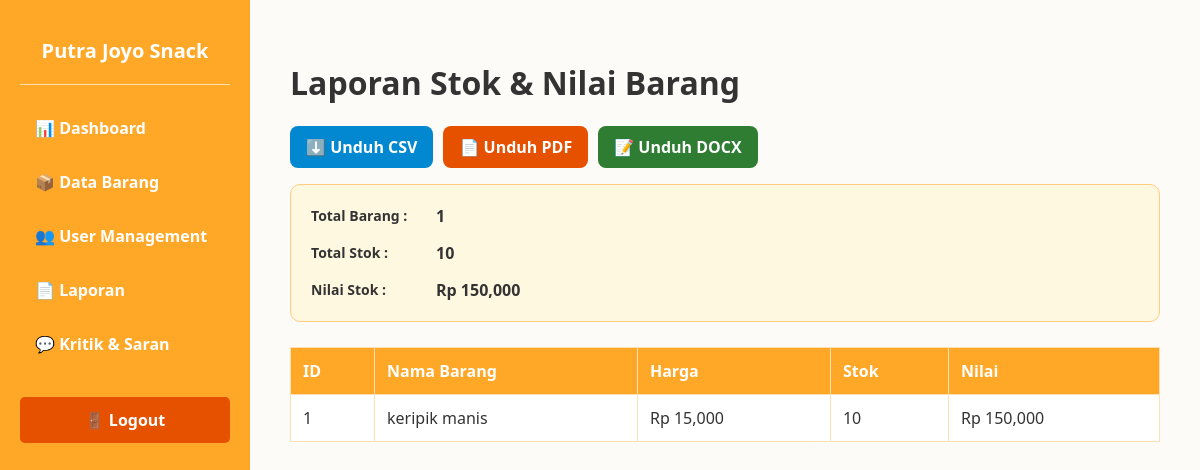
The app's page /admin/laporan, older data.
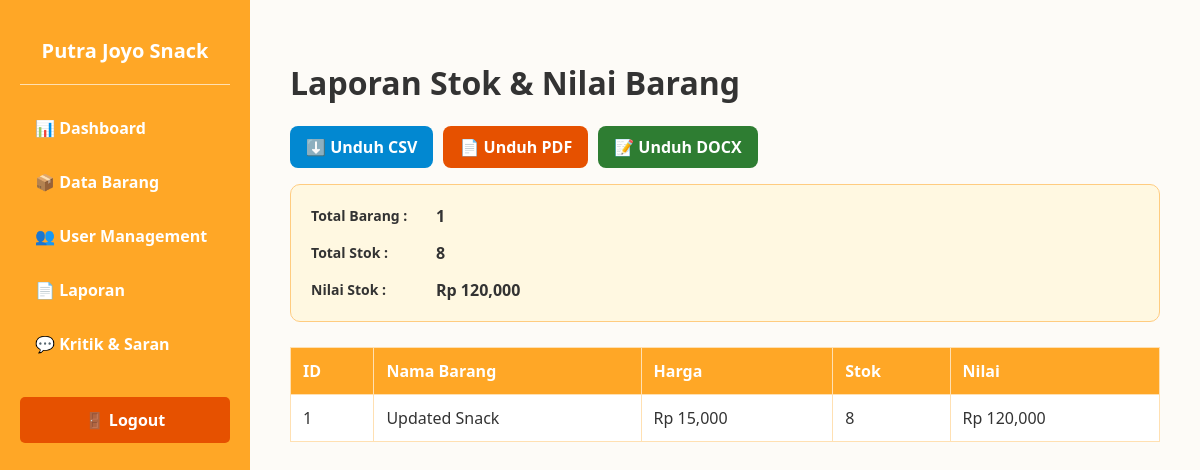
The same page, newer data.
### app.py (models this page shows)
class Barang(db.Model):
    id = db.Column(db.Integer, primary_key=True)
    nama_barang = db.Column(db.String(100), nullable=False)
    harga = db.Column(db.Integer, nullable=False)
    stok = db.Column(db.Integer, nullable=False)
    satuan = db.Column(db.String(20), nullable=False)
    tanggal_masuk = db.Column(db.String(20), nullable=False)
    tanggal_kadaluarsa = db.Column(db.String(20), nullable=False)
    id_admin_fk = db.Column(db.String(50), nullable=False)

### app.py (the view)
@app.route("/admin/laporan")
def admin_laporan():
    total_barang = Barang.query.count()
    total_stok = Barang.query.with_entities(db.func.sum(Barang.stok)).scalar() or 0
    total_nilai = sum(item.harga * item.stok for item in Barang.query.all())
    return render_template(
        "admin/laporan.html",
        total_barang=total_barang,
        total_stok=total_stok,
        total_nilai=total_nilai,
        barang_list=Barang.query.order_by(Barang.id.desc()).all(),
    )

### templates/admin/laporan.html (shortened to what this page needs)
<!DOCTYPE html>
<html lang="id">
<head>
</head>
<body>
    <div class="sidebar">
        <h2>Putra Joyo Snack</h2>
        <hr style="border: 0; height: 1px; background: #FFE0B2; margin-bottom: 20px;">
        <a href="/admin/dashboard">📊 Dashboard</a>
        <a href="/admin/barang">📦 Data Barang</a>
        <a href="/admin/user">👥 User Management</a>
        <a href="/admin/laporan">📄 Laporan</a>
        <a href="/admin/kritik">💬 Kritik & Saran</a>
        <a class="logout-btn" href="/logout">🚪 Logout</a>
    </div>
    <div class="content">
        <h1>Laporan Stok & Nilai Barang</h1>
        <div style="margin-bottom: 16px; display:flex; gap:10px; flex-wrap:wrap;">
            <a href="/admin/laporan/download" style="display:inline-block; background:#0288D1; color:white; padding:10px 16px; border-radius:8px; text-decoration:none; font-weight:bold;">⬇️ Unduh CSV</a>
            <a href="/admin/laporan/download/pdf" style="display:inline-block; background:#E65100; color:white; padding:10px 16px; border-radius:8px; text-decoration:none; font-weight:bold;">📄 Unduh PDF</a>
            <a href="/admin/laporan/download/docx" style="display:inline-block; background:#2E7D32; color:white; padding:10px 16px; border-radius:8px; text-decoration:none; font-weight:bold;">📝 Unduh DOCX</a>
        </div>
        <div class="filter-container">
            <div class="filter-row">
                <label>Total Barang :</label>
                <strong>{{ total_barang }}</strong>
            </div>
            <div class="filter-row">
                <label>Total Stok :</label>
                <strong>{{ total_stok }}</strong>
            </div>
            <div class="filter-row">
                <label>Nilai Stok :</label>
                <strong>Rp {{ "{:,.0f}".format(total_nilai) }}</strong>
            </div>
        </div>
        <table class="data-table">
            <thead>
                <tr>
                    <th>ID</th>
                    <th>Nama Barang</th>
                    <th>Harga</th>
                    <th>Stok</th>
                    <th>Nilai</th>
                </tr>
            </thead>
            <tbody>
                {% for barang in barang_list %}
                <tr>
                    <td>{{ barang.id }}</td>
                    <td>{{ barang.nama_barang }}</td>
                    <td>Rp {{ "{:,.0f}".format(barang.harga) }}</td>
                    <td>{{ barang.stok }}</td>
                    <td>Rp {{ "{:,.0f}".format(barang.harga * barang.stok) }}</td>
                </tr>
                {% else %}
                <tr>
                    <td colspan="5" style="text-align:center; color:#777;">Belum ada data barang.</td>
                </tr>
                {% endfor %}
            </tbody>
        </table>
    </div>
</body>
</html>

Row changes from the older to the newer data that the page shows:
changed Barang id 1: nama_barang "keripik manis" → "Updated Snack"; stok "10" → "8"; barang.harga*barang.stok "150,000" → "120,000"
Text that changed along with them:
{{ total_stok }}: "10" → "8"
{{ "{:,.0f}".format(total_nilai) }}: "150,000" → "120,000"
